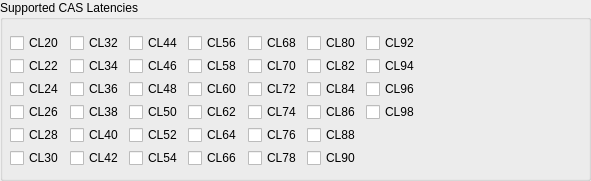
         <widget class="QGroupBox" name="groupBoxCAS_XMP1">
          <property name="geometry">
           <rect>
            <x>10</x>
            <y>370</y>
            <width>591</width>
            <height>181</height>
           </rect>
          </property>
          <property name="title">
           <string>Supported CAS Latencies</string>
          </property>
          <widget class="QWidget" name="gridLayoutWidget_9">
           <property name="geometry">
            <rect>
             <x>10</x>
             <y>30</y>
             <width>409</width>
             <height>141</height>
            </rect>
           </property>
           <layout class="QGridLayout" name="gridLayoutCAS_XMP1">
            <property name="horizontalSpacing">
             <number>6</number>
            </property>
            <property name="verticalSpacing">
             <number>0</number>
            </property>
            <item row="0" column="2">
             <widget class="QCheckBox" name="cbCL44_XMP1">
              <property name="text">
               <string>CL44</string>
              </property>
             </widget>
            </item>
            <item row="3" column="1">
             <widget class="QCheckBox" name="cbCL38_XMP1">
              <property name="text">
               <string>CL38</string>
              </property>
             </widget>
            </item>
            <item row="2" column="0">
             <widget class="QCheckBox" name="cbCL24_XMP1">
              <property name="text">
               <string>CL24</string>
              </property>
             </widget>
            </item>
            <item row="0" column="4">
             <widget class="QCheckBox" name="cbCL68_XMP1">
              <property name="text">
               <string>CL68</string>
              </property>
             </widget>
            </item>
            <item row="0" column="5">
             <widget class="QCheckBox" name="cbCL80_XMP1">
              <property name="text">
               <string>CL80</string>
              </property>
             </widget>
            </item>
            <item row="0" column="0">
             <widget class="QCheckBox" name="cbCL20_XMP1">
              <property name="text">
               <string>CL20</string>
              </property>
             </widget>
            </item>
            <item row="0" column="3">
             <widget class="QCheckBox" name="cbCL56_XMP1">
              <property name="text">
               <string>CL56</string>
              </property>
             </widget>
            </item>
            <item row="3" column="0">
             <widget class="QCheckBox" name="cbCL26_XMP1">
              <property name="text">
               <string>CL26</string>
              </property>
             </widget>
            </item>
            <item row="1" column="1">
             <widget class="QCheckBox" name="cbCL34_XMP1">
              <property name="text">
               <string>CL34</string>
              </property>
             </widget>
            </item>
            <item row="5" column="1">
             <widget class="QCheckBox" name="cbCL42_XMP1">
              <property name="text">
               <string>CL42</string>
              </property>
             </widget>
            </item>
            <item row="1" column="0">
             <widget class="QCheckBox" name="cbCL22_XMP1">
              <property name="text">
               <string>CL22</string>
              </property>
             </widget>
            </item>
            <item row="2" column="1">
             <widget class="QCheckBox" name="cbCL36_XMP1">
              <property name="text">
               <string>CL36</string>
              </property>
             </widget>
            </item>
            <item row="4" column="0">
             <widget class="QCheckBox" name="cbCL28_XMP1">
              <property name="text">
               <string>CL28</string>
              </property>
             </widget>
            </item>
            <item row="5" column="0">
             <widget class="QCheckBox" name="cbCL30_XMP1">
              <property name="text">
               <string>CL30</string>
              </property>
             </widget>
            </item>
            <item row="4" column="1">
             <widget class="QCheckBox" name="cbCL40_XMP1">
              <property name="text">
               <string>CL40</string>
              </property>
             </widget>
            </item>
            <item row="0" column="1">
             <widget class="QCheckBox" name="cbCL32_XMP1">
              <property name="text">
               <string>CL32</string>
              </property>
             </widget>
            </item>
            <item row="0" column="6">
             <widget class="QCheckBox" name="cbCL92_XMP1">
              <property name="text">
               <string>CL92</string>
              </property>
             </widget>
            </item>
            <item row="1" column="6">
             <widget class="QCheckBox" name="cbCL94_XMP1">
              <property name="text">
               <string>CL94</string>
              </property>
             </widget>
            </item>
            <item row="2" column="6">
             <widget class="QCheckBox" name="cbCL96_XMP1">
              <property name="text">
               <string>CL96</string>
              </property>
             </widget>
            </item>
            <item row="3" column="6">
             <widget class="QCheckBox" name="cbCL98_XMP1">
              <property name="text">
               <string>CL98</string>
              </property>
             </widget>
            </item>
            <item row="1" column="2">
             <widget class="QCheckBox" name="cbCL46_XMP1">
              <property name="text">
               <string>CL46</string>
              </property>
             </widget>
            </item>
            <item row="2" column="2">
             <widget class="QCheckBox" name="cbCL48_XMP1">
              <property name="text">
               <string>CL48</string>
              </property>
             </widget>
            </item>
            <item row="3" column="2">
             <widget class="QCheckBox" name="cbCL50_XMP1">
              <property name="text">
               <string>CL50</string>
              </property>
             </widget>
            </item>
            <item row="5" column="2">
             <widget class="QCheckBox" name="cbCL54_XMP1">
              <property name="text">
               <string>CL54</string>
              </property>
             </widget>
            </item>
            <item row="5" column="3">
             <widget class="QCheckBox" name="cbCL66_XMP1">
              <property name="text">
               <string>CL66</string>
              </property>
             </widget>
            </item>
            <item row="5" column="4">
             <widget class="QCheckBox" name="cbCL78_XMP1">
              <property name="text">
               <string>CL78</string>
              </property>
             </widget>
            </item>
            <item row="5" column="5">
             <widget class="QCheckBox" name="cbCL90_XMP1">
              <property name="text">
               <string>CL90</string>
              </property>
             </widget>
            </item>
            <item row="4" column="5">
             <widget class="QCheckBox" name="cbCL88_XMP1">
              <property name="text">
               <string>CL88</string>
              </property>
             </widget>
            </item>
            <item row="3" column="5">
             <widget class="QCheckBox" name="cbCL86_XMP1">
              <property name="text">
               <string>CL86</string>
              </property>
             </widget>
            </item>
            <item row="2" column="5">
             <widget class="QCheckBox" name="cbCL84_XMP1">
              <property name="text">
               <string>CL84</string>
              </property>
             </widget>
            </item>
            <item row="1" column="5">
             <widget class="QCheckBox" name="cbCL82_XMP1">
              <property name="text">
               <string>CL82</string>
              </property>
             </widget>
            </item>
            <item row="1" column="4">
             <widget class="QCheckBox" name="cbCL70_XMP1">
              <property name="text">
               <string>CL70</string>
              </property>
             </widget>
            </item>
            <item row="1" column="3">
             <widget class="QCheckBox" name="cbCL58_XMP1">
              <property name="text">
               <string>CL58</string>
              </property>
             </widget>
            </item>
            <item row="4" column="2">
             <widget class="QCheckBox" name="cbCL52_XMP1">
              <property name="text">
               <string>CL52</string>
              </property>
             </widget>
            </item>
            <item row="2" column="3">
             <widget class="QCheckBox" name="cbCL60_XMP1">
              <property name="text">
               <string>CL60</string>
              </property>
             </widget>
            </item>
            <item row="2" column="4">
             <widget class="QCheckBox" name="cbCL72_XMP1">
              <property name="text">
               <string>CL72</string>
              </property>
             </widget>
            </item>
            <item row="3" column="3">
             <widget class="QCheckBox" name="cbCL62_XMP1">
              <property name="text">
               <string>CL62</string>
              </property>
             </widget>
            </item>
            <item row="4" column="3">
             <widget class="QCheckBox" name="cbCL64_XMP1">
              <property name="text">
               <string>CL64</string>
              </property>
             </widget>
            </item>
            <item row="3" column="4">
             <widget class="QCheckBox" name="cbCL74_XMP1">
              <property name="text">
               <string>CL74</string>
              </property>
             </widget>
            </item>
            <item row="4" column="4">
             <widget class="QCheckBox" name="cbCL76_XMP1">
              <property name="text">
               <string>CL76</string>
              </property>
             </widget>
            </item>
           </layout>
          </widget>
         </widget>
